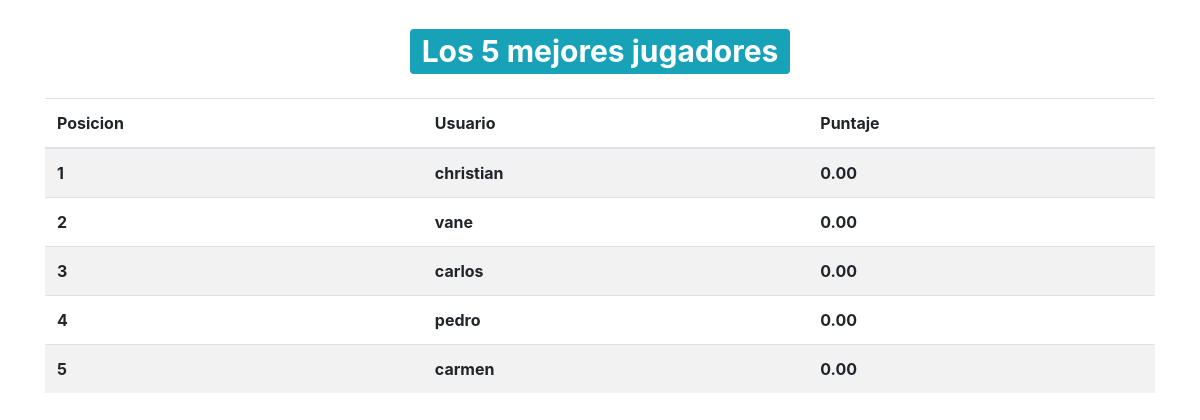
The page /jugar/tablero on the database as committed earlier.
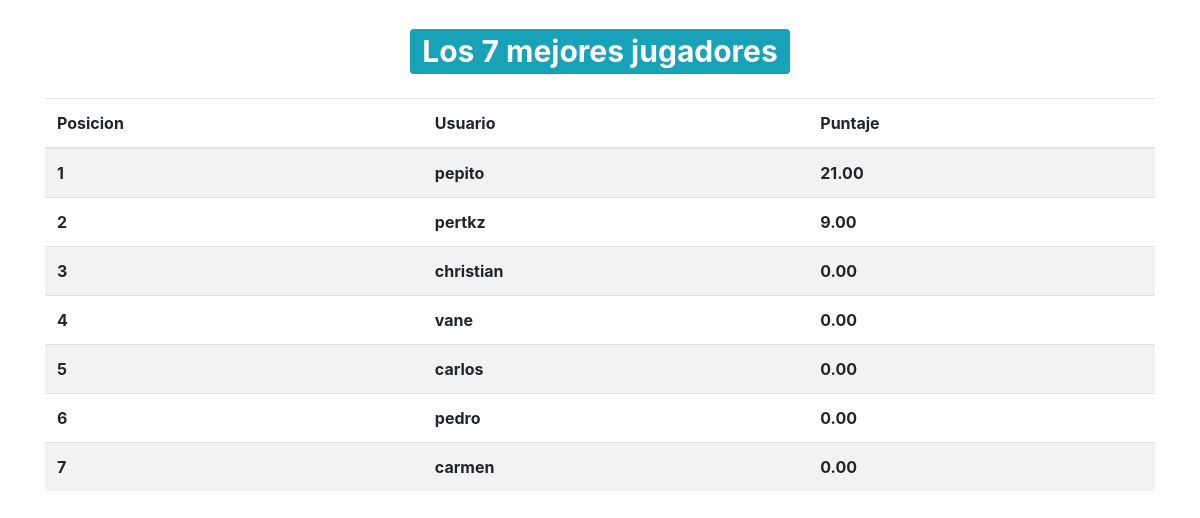
The same page on the database as committed later.
### Provincializacion/models.py (models this page shows, shortened)
class UsuarioTrivia(models.Model):
    usuario = models.OneToOneField(User, on_delete=models.CASCADE)
    puntaje_total = models.DecimalField(verbose_name='Puntaje Total', default=0, decimal_places=2, max_digits=10)

### Trivia/views.py (the view)
# urls.py: path("jugar/tablero", tablero, name="tablero"),
def tablero(request):
    total_usuarios_quiz = UsuarioTrivia.objects.order_by('-puntaje_total')[:10]
    contador = total_usuarios_quiz.count()
    context = {
        'usuario_quiz': total_usuarios_quiz,
        'contar_usuario': contador
    }
    return render(request, 'tablero.html', context)

### Trivia/Template/tablero.html
{% extends 'base.html' %}
{% block contenido %}
<div class="container">
    <h1 class="text-center my-4">
        <span class="badge badge-info">
            Los {{contar_usuario}} mejores jugadores
        </span>
    </h1>
    <table class="table table-striped table-bodered">
        <thead>
            <tr>
                <th>Posicion</th>
                <th>Usuario</th>
                <th>Puntaje</th>
            </tr>
        </thead>
        <tbody>
            {% for user_quiz in usuario_quiz %}
                <tr>
                    <th>{{forloop.counter}}</th>
                    <th>{{user_quiz.usuario.username}}</th>
                    <th>{{user_quiz.puntaje_total}}</th>
                </tr>
            {% endfor %}
        </tbody>
    </table>
</div>
{% endblock %}

### Trivia/Template/base.html (shortened to what this page needs)
<!DOCTYPE html>
<html>
<head>
    <link href="//maxcdn.bootstrapcdn.com/bootstrap/4.0.0/css/bootstrap.min.css" rel="stylesheet" id="bootstrap-css">
</head>
<body>
	{% block contenido %}
	{% endblock %}
</body>
</html>

Rows that differ between the two databases and show on the page:
added UsuarioTrivia: usuario.username "pepito", puntaje_total "21.00"
added UsuarioTrivia: usuario.username "pertkz", puntaje_total "9.00"
Other text that changed with them:
{{ contar_usuario }}: "5" → "7"
